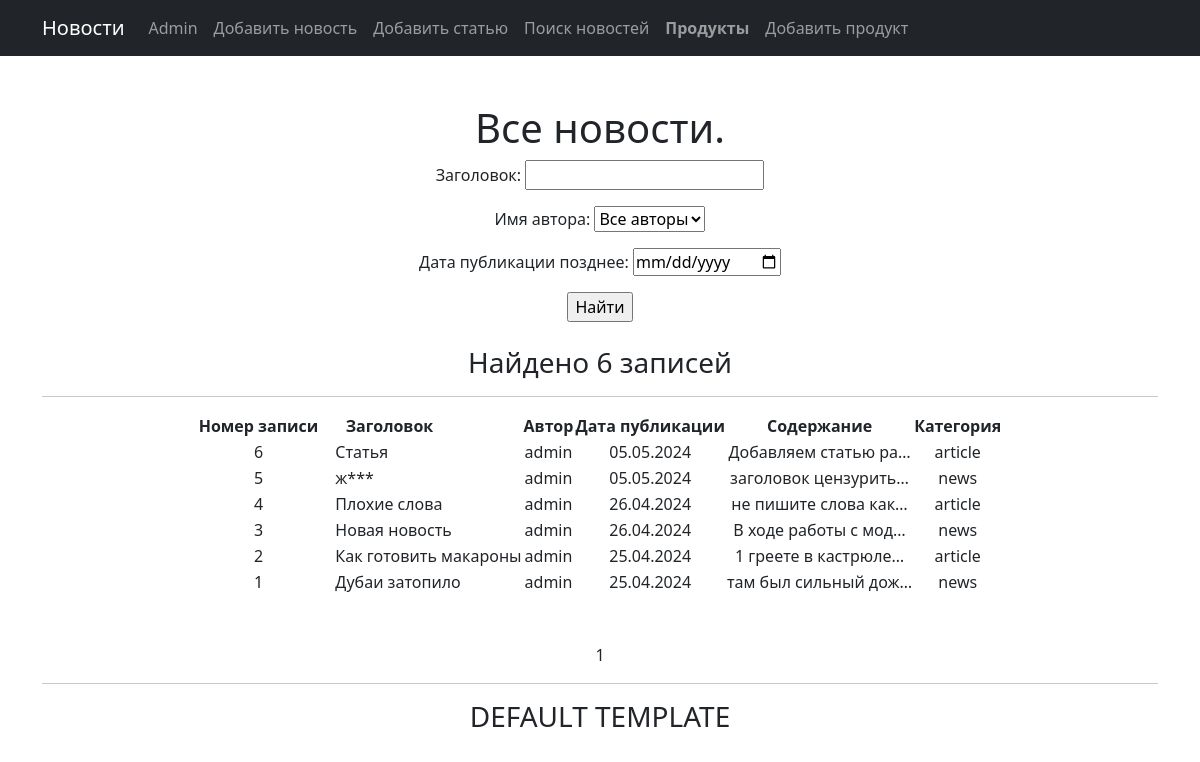
The app's page /search/ with its own data.
### news/models.py (models this page shows, shortened)
class Post(models.Model):
    article = 'article'
    news = 'news'
    post_type = [
        (article, 'Статья'),
        (news, 'Новость'),
    ]
    author = models.ForeignKey(Author, on_delete=models.CASCADE)
    type = models.CharField(max_length=255, choices=post_type, default=article)
    date_add = models.DateTimeField(auto_now_add=True)
    category = models.ManyToManyField(Category, through='PostCategory')
    rating = models.IntegerField(default=0)
    title = models.CharField(max_length=255)
    text = models.TextField()

class Author(models.Model):
    user = models.OneToOneField(User, on_delete=models.CASCADE)
    rating = models.IntegerField(default=0)
    def __str__(self):
        return f'{self.user.username}'

### news/views.py (the view)
# urls.py: path('search/', NewsFilter.as_view(), name='news_filter'),
class NewsFilter(ListView):
    model = Post
    ordering = '-date_add'
    template_name = 'news_search.html'
    context_object_name = 'news'
    paginate_by = 10
    def get_queryset(self):
        queryset = super().get_queryset()
        self.filterset = PostFilter(self.request.GET, queryset)
        return self.filterset.qs
    def get_context_data(self, **kwargs):
        context = super().get_context_data(**kwargs)
        context['filterset'] = self.filterset
        return context

### news/templatetags/my_filters.py (called while the page is built)
@register.filter(name='censor')
def censor(value):
    if not isinstance(value, str):
        raise TypeError("Входной аргумент должен быть строкой")
    censored_words = ["попа", "жопа", "какашки"]
    regex_pattern = r"\b(" + "|".join(map(re.escape, censored_words)) + r")\b"
    censored_text = re.sub(regex_pattern, lambda match: match.group()[0] + '*' * (len(match.group()) - 1), value)
    return censored_text

### templates/news_search.html (shortened to what this page needs)
{% extends 'flatpages/default.html' %}
{% load my_filters %}
{% load custom_tags %}
{% block content %}
<h1>Все новости. </h1>
<form action="" method="get">
   {{ filterset.form.as_p }}
   <input type="submit" value="Найти" />
</form>
<br>
<h3>Найдено {{ news|length }} записей</h3>
   <hr>
   {% if news %}
       <table style="margin: 0 auto;">
           <tr>
               <th>Номер записи</th>
               <th style="padding-right: 4em;">Заголовок</th>
               <th>Автор</th>
               <th>Дата публикации</th>
               <th>Содержание</th>
               <th>Категория</th>
           </tr>
           {% for new in news %}
           <tr>
               <td>{{ new.pk }}</td>
               <td style="text-align: left; padding-left: 1em;">{{ new.title|censor }}</td>
               <td>{{ new.author.user.username }}</td>
               <td>{{ new.date_add|date:'d.m.Y' }}</td>
               <td>{{ new.text|truncatechars:20|censor }}</td>
               <td>{{ new.type }}</td>
           </tr>
           {% endfor %}
       </table>
   {% else %}
       <h2>Новостей нет!</h2>
   {% endif %}
    <br>
    <br>
   {{ page_obj.number }}
{% endblock content %}

### records on screen
Post: pk "6", title|censor "Статья", author.user.username "admin", date_add "05.05.2024", text|censor "Добавляем статью ра…", type "article"
Post: pk "5", title|censor "ж***", author.user.username "admin", date_add "05.05.2024", text|censor "заголовок цензурить…", type "news"
Post: pk "4", title|censor "Плохие слова", author.user.username "admin", date_add "26.04.2024", text|censor "не пишите слова как…", type "article"
Post: pk "3", title|censor "Новая новость", author.user.username "admin", date_add "26.04.2024", text|censor "В ходе работы с мод…", type "news"
Post: pk "2", title|censor "Как готовить макароны", author.user.username "admin", date_add "25.04.2024", text|censor "1 греете в кастрюле…", type "article"
Post: pk "1", title|censor "Дубаи затопило", author.user.username "admin", date_add "25.04.2024", text|censor "там был сильный дож…", type "news"

### other values on screen
{{ news|length }} "6"
{{ page_obj.number }} "1"
